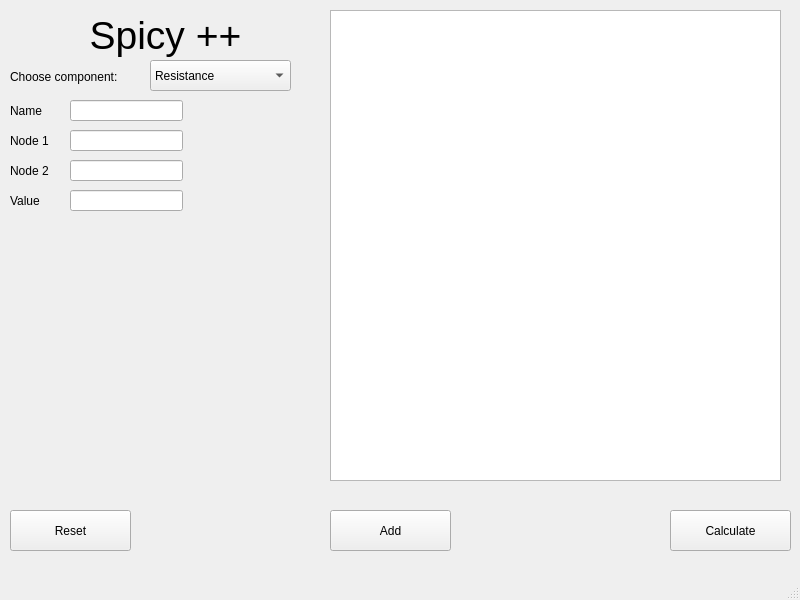
<?xml version="1.0" encoding="UTF-8"?>
<ui version="4.0">
 <class>MainWindow</class>
 <widget class="QMainWindow" name="MainWindow">
  <property name="geometry">
   <rect>
    <x>0</x>
    <y>0</y>
    <width>800</width>
    <height>600</height>
   </rect>
  </property>
  <property name="windowTitle">
   <string>MainWindow</string>
  </property>
  <widget class="QWidget" name="centralwidget">
   <widget class="QPushButton" name="ResetButton">
    <property name="geometry">
     <rect>
      <x>10</x>
      <y>510</y>
      <width>121</width>
      <height>41</height>
     </rect>
    </property>
    <property name="text">
     <string>Reset</string>
    </property>
   </widget>
   <widget class="QPushButton" name="AddButton">
    <property name="geometry">
     <rect>
      <x>330</x>
      <y>510</y>
      <width>121</width>
      <height>41</height>
     </rect>
    </property>
    <property name="text">
     <string>Add</string>
    </property>
   </widget>
   <widget class="QPushButton" name="CalculateButton">
    <property name="geometry">
     <rect>
      <x>670</x>
      <y>510</y>
      <width>121</width>
      <height>41</height>
     </rect>
    </property>
    <property name="text">
     <string>Calculate</string>
    </property>
   </widget>
   <widget class="QTableView" name="ComponentTable">
    <property name="geometry">
     <rect>
      <x>330</x>
      <y>10</y>
      <width>451</width>
      <height>471</height>
     </rect>
    </property>
   </widget>
   <widget class="QLabel" name="Title">
    <property name="geometry">
     <rect>
      <x>10</x>
      <y>10</y>
      <width>311</width>
      <height>51</height>
     </rect>
    </property>
    <property name="font">
     <font>
      <pointsize>29</pointsize>
     </font>
    </property>
    <property name="text">
     <string>Spicy ++</string>
    </property>
    <property name="alignment">
     <set>Qt::AlignCenter</set>
    </property>
   </widget>
   <widget class="QComboBox" name="Component">
    <property name="geometry">
     <rect>
      <x>150</x>
      <y>60</y>
      <width>141</width>
      <height>31</height>
     </rect>
    </property>
    <item>
     <property name="text">
      <string>Resistance</string>
     </property>
    </item>
    <item>
     <property name="text">
      <string>Source</string>
     </property>
    </item>
   </widget>
   <widget class="QLabel" name="CompLabel">
    <property name="geometry">
     <rect>
      <x>10</x>
      <y>66</y>
      <width>151</width>
      <height>21</height>
     </rect>
    </property>
    <property name="text">
     <string>Choose component:</string>
    </property>
   </widget>
   <widget class="QLabel" name="Node1Label">
    <property name="geometry">
     <rect>
      <x>10</x>
      <y>130</y>
      <width>61</width>
      <height>21</height>
     </rect>
    </property>
    <property name="text">
     <string>Node 1</string>
    </property>
   </widget>
   <widget class="QLabel" name="Node2Label">
    <property name="geometry">
     <rect>
      <x>10</x>
      <y>160</y>
      <width>61</width>
      <height>21</height>
     </rect>
    </property>
    <property name="text">
     <string>Node 2</string>
    </property>
   </widget>
   <widget class="QLabel" name="NodeValue">
    <property name="geometry">
     <rect>
      <x>10</x>
      <y>190</y>
      <width>61</width>
      <height>21</height>
     </rect>
    </property>
    <property name="text">
     <string>Value</string>
    </property>
   </widget>
   <widget class="QLineEdit" name="Node1">
    <property name="geometry">
     <rect>
      <x>70</x>
      <y>130</y>
      <width>113</width>
      <height>21</height>
     </rect>
    </property>
   </widget>
   <widget class="QLineEdit" name="Node2">
    <property name="geometry">
     <rect>
      <x>70</x>
      <y>160</y>
      <width>113</width>
      <height>21</height>
     </rect>
    </property>
   </widget>
   <widget class="QLineEdit" name="Value">
    <property name="geometry">
     <rect>
      <x>70</x>
      <y>190</y>
      <width>113</width>
      <height>21</height>
     </rect>
    </property>
   </widget>
   <widget class="QLineEdit" name="Name">
    <property name="geometry">
     <rect>
      <x>70</x>
      <y>100</y>
      <width>113</width>
      <height>21</height>
     </rect>
    </property>
   </widget>
   <widget class="QLabel" name="NameLabel">
    <property name="geometry">
     <rect>
      <x>10</x>
      <y>100</y>
      <width>61</width>
      <height>21</height>
     </rect>
    </property>
    <property name="text">
     <string>Name</string>
    </property>
   </widget>
   <widget class="QLabel" name="ErrorLabel">
    <property name="geometry">
     <rect>
      <x>10</x>
      <y>240</y>
      <width>311</width>
      <height>241</height>
     </rect>
    </property>
    <property name="text">
     <string/>
    </property>
   </widget>
  </widget>
  <widget class="QMenuBar" name="menubar">
   <property name="geometry">
    <rect>
     <x>0</x>
     <y>0</y>
     <width>800</width>
     <height>22</height>
    </rect>
   </property>
  </widget>
  <widget class="QStatusBar" name="statusbar"/>
 </widget>
 <resources/>
 <connections/>
</ui>
